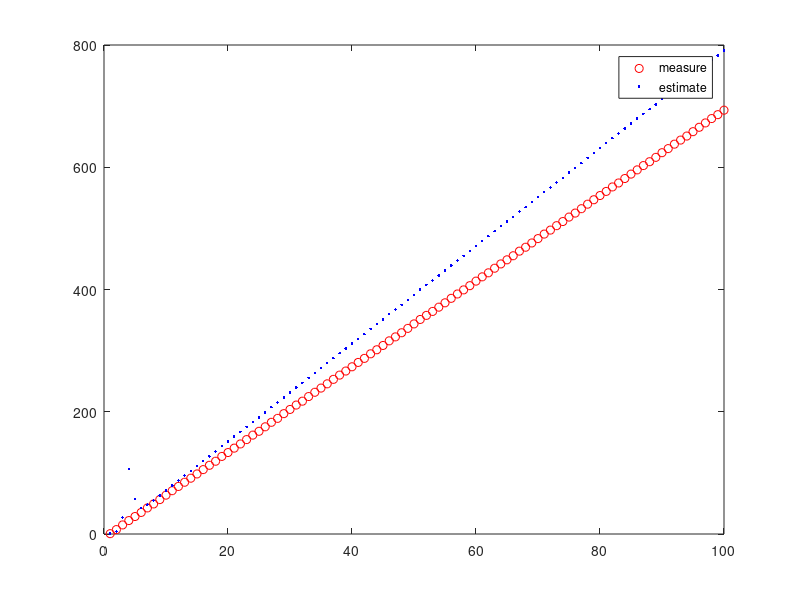

Reproduce this figure in MATLAB.
%{
    use KF to solve problem
%}

clc
clear
close all

N = 100;
n = 0:N-1;
s = 7 * n + rand(1,N);
figure;plot(s,'ro');hold on;

y = zeros(1,N);
y(1) = s(1);
Q = 0.0001;
R = 0.25;
y_r = 0;
for i = 2:N
    y_p = 7*y(i-1);
    yp_r = 7^2 * y_r + Q; 
    k = yp_r/(yp_r + R);
    y(i) = y_p + k*( s(i) - y_p);
    y_r = (1-k)*yp_r;
end

plot(y,'b.');hold off;legend('measure','estimate');